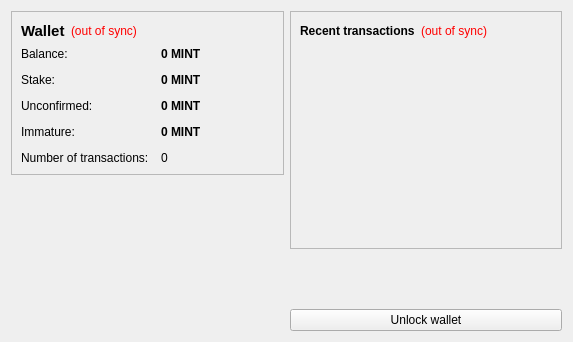
<?xml version="1.0" encoding="UTF-8"?>
<ui version="4.0">
 <class>OverviewPage</class>
 <widget class="QWidget" name="OverviewPage">
  <property name="geometry">
   <rect>
    <x>0</x>
    <y>0</y>
    <width>573</width>
    <height>342</height>
   </rect>
  </property>
  <property name="windowTitle">
   <string>Form</string>
  </property>
  <layout class="QHBoxLayout" name="horizontalLayout" stretch="1,1">
   <item>
    <layout class="QVBoxLayout" name="verticalLayout_2">
     <item>
      <widget class="QFrame" name="frame">
       <property name="frameShape">
        <enum>QFrame::StyledPanel</enum>
       </property>
       <property name="frameShadow">
        <enum>QFrame::Raised</enum>
       </property>
       <layout class="QVBoxLayout" name="verticalLayout_4">
        <item>
         <layout class="QHBoxLayout" name="horizontalLayout_4">
          <item>
           <widget class="QLabel" name="label_5">
            <property name="font">
             <font>
              <pointsize>11</pointsize>
              <weight>75</weight>
              <bold>true</bold>
             </font>
            </property>
            <property name="text">
             <string>Wallet</string>
            </property>
           </widget>
          </item>
          <item>
           <widget class="QLabel" name="labelWalletStatus">
            <property name="toolTip">
             <string>The displayed information may be out of date. Your wallet automatically synchronizes with the WhaleCoin network after a connection is established, but this process has not completed yet.</string>
            </property>
            <property name="styleSheet">
             <string notr="true">QLabel { color: red; }</string>
            </property>
            <property name="text">
             <string notr="true">(out of sync)</string>
            </property>
            <property name="alignment">
             <set>Qt::AlignLeading|Qt::AlignLeft|Qt::AlignVCenter</set>
            </property>
           </widget>
          </item>
          <item>
           <spacer name="horizontalSpacer_2">
            <property name="orientation">
             <enum>Qt::Horizontal</enum>
            </property>
            <property name="sizeHint" stdset="0">
             <size>
              <width>40</width>
              <height>20</height>
             </size>
            </property>
           </spacer>
          </item>
         </layout>
        </item>
        <item>
         <layout class="QFormLayout" name="formLayout_2">
          <property name="fieldGrowthPolicy">
           <enum>QFormLayout::AllNonFixedFieldsGrow</enum>
          </property>
          <property name="horizontalSpacing">
           <number>12</number>
          </property>
          <property name="verticalSpacing">
           <number>12</number>
          </property>
          <item row="0" column="0">
           <widget class="QLabel" name="label">
            <property name="text">
             <string>Balance:</string>
            </property>
           </widget>
          </item>
          <item row="0" column="1">
           <widget class="QLabel" name="labelBalance">
            <property name="font">
             <font>
              <weight>75</weight>
              <bold>true</bold>
             </font>
            </property>
            <property name="cursor">
             <cursorShape>IBeamCursor</cursorShape>
            </property>
            <property name="toolTip">
             <string>Your current balance</string>
            </property>
            <property name="text">
             <string notr="true">0 MINT</string>
            </property>
            <property name="textInteractionFlags">
             <set>Qt::LinksAccessibleByMouse|Qt::TextSelectableByKeyboard|Qt::TextSelectableByMouse</set>
            </property>
           </widget>
          </item>
          <item row="1" column="0">
           <widget class="QLabel" name="label_6">
            <property name="text">
             <string>Stake:</string>
            </property>
           </widget>
          </item>
          <item row="1" column="1">
           <widget class="QLabel" name="labelStake">
            <property name="font">
             <font>
              <weight>75</weight>
              <bold>true</bold>
             </font>
            </property>
            <property name="cursor">
             <cursorShape>IBeamCursor</cursorShape>
            </property>
            <property name="toolTip">
             <string>Total of coins that was staked, and do not yet count toward the current balance</string>
            </property>
            <property name="text">
             <string notr="true">0 MINT</string>
            </property>
            <property name="textInteractionFlags">
             <set>Qt::LinksAccessibleByMouse|Qt::TextSelectableByKeyboard|Qt::TextSelectableByMouse</set>
            </property>
           </widget>
          </item>
          <item row="2" column="0">
           <widget class="QLabel" name="label_3">
            <property name="text">
             <string>Unconfirmed:</string>
            </property>
           </widget>
          </item>
          <item row="2" column="1">
           <widget class="QLabel" name="labelUnconfirmed">
            <property name="font">
             <font>
              <weight>75</weight>
              <bold>true</bold>
             </font>
            </property>
            <property name="cursor">
             <cursorShape>IBeamCursor</cursorShape>
            </property>
            <property name="toolTip">
             <string>Total of transactions that have yet to be confirmed, and do not yet count toward the current balance</string>
            </property>
            <property name="text">
             <string notr="true">0 MINT</string>
            </property>
            <property name="textInteractionFlags">
             <set>Qt::LinksAccessibleByMouse|Qt::TextSelectableByKeyboard|Qt::TextSelectableByMouse</set>
            </property>
           </widget>
          </item>
          <item row="3" column="0">
           <widget class="QLabel" name="labelImmatureText">
            <property name="text">
             <string>Immature:</string>
            </property>
           </widget>
          </item>
          <item row="3" column="1">
           <widget class="QLabel" name="labelImmature">
            <property name="font">
             <font>
              <weight>75</weight>
              <bold>true</bold>
             </font>
            </property>
            <property name="toolTip">
             <string>Mined balance that has not yet matured</string>
            </property>
            <property name="text">
             <string notr="true">0 MINT</string>
            </property>
            <property name="textInteractionFlags">
             <set>Qt::LinksAccessibleByMouse|Qt::TextSelectableByKeyboard|Qt::TextSelectableByMouse</set>
            </property>
           </widget>
          </item>
          <item row="4" column="0">
           <widget class="QLabel" name="label_2">
            <property name="text">
             <string>Number of transactions:</string>
            </property>
           </widget>
          </item>
          <item row="4" column="1">
           <widget class="QLabel" name="labelNumTransactions">
            <property name="toolTip">
             <string>Total number of transactions in wallet</string>
            </property>
            <property name="text">
             <string notr="true">0</string>
            </property>
           </widget>
          </item>
         </layout>
        </item>
       </layout>
      </widget>
     </item>
     <item>
      <spacer name="verticalSpacer">
       <property name="orientation">
        <enum>Qt::Vertical</enum>
       </property>
       <property name="sizeHint" stdset="0">
        <size>
         <width>20</width>
         <height>40</height>
        </size>
       </property>
      </spacer>
     </item>
     <item>
      <widget class="QLabel" name="label_6">
       <property name="text">
        <string/>
       </property>
       <property name="pixmap">
        <pixmap resource="../bitcoin.qrc">:/images/backg</pixmap>
       </property>
       <property name="scaledContents">
        <bool>false</bool>
       </property>
       <property name="alignment">
        <set>Qt::AlignCenter</set>
       </property>
       <property name="margin">
        <number>-2</number>
       </property>
      </widget>
     </item>
    </layout>
   </item>
   <item>
    <layout class="QVBoxLayout" name="verticalLayout_3">
     <item>
      <widget class="QFrame" name="frame_2">
       <property name="frameShape">
        <enum>QFrame::StyledPanel</enum>
       </property>
       <property name="frameShadow">
        <enum>QFrame::Raised</enum>
       </property>
       <layout class="QVBoxLayout" name="verticalLayout">
        <item>
         <layout class="QHBoxLayout" name="horizontalLayout_2">
          <item>
           <widget class="QLabel" name="label_4">
            <property name="text">
             <string>&lt;b&gt;Recent transactions&lt;/b&gt;</string>
            </property>
           </widget>
          </item>
          <item>
           <widget class="QLabel" name="labelTransactionsStatus">
            <property name="toolTip">
             <string>The displayed information may be out of date. Your wallet automatically synchronizes with the WhaleCoin network after a connection is established, but this process has not completed yet.</string>
            </property>
            <property name="styleSheet">
             <string notr="true">QLabel { color: red; }</string>
            </property>
            <property name="text">
             <string notr="true">(out of sync)</string>
            </property>
            <property name="alignment">
             <set>Qt::AlignRight|Qt::AlignTrailing|Qt::AlignVCenter</set>
            </property>
           </widget>
          </item>
          <item>
           <spacer name="horizontalSpacer">
            <property name="orientation">
             <enum>Qt::Horizontal</enum>
            </property>
            <property name="sizeHint" stdset="0">
             <size>
              <width>40</width>
              <height>20</height>
             </size>
            </property>
           </spacer>
          </item>
         </layout>
        </item>
        <item>
         <widget class="QListView" name="listTransactions">
          <property name="styleSheet">
           <string notr="true">QListView { background: transparent; }</string>
          </property>
          <property name="frameShape">
           <enum>QFrame::NoFrame</enum>
          </property>
          <property name="verticalScrollBarPolicy">
           <enum>Qt::ScrollBarAlwaysOff</enum>
          </property>
          <property name="horizontalScrollBarPolicy">
           <enum>Qt::ScrollBarAlwaysOff</enum>
          </property>
          <property name="selectionMode">
           <enum>QAbstractItemView::NoSelection</enum>
          </property>
         </widget>
        </item>
       </layout>
      </widget>
     </item>
     <item>
      <spacer name="verticalSpacer_2">
       <property name="orientation">
        <enum>Qt::Vertical</enum>
       </property>
       <property name="sizeHint" stdset="0">
        <size>
         <width>20</width>
         <height>40</height>
        </size>
       </property>
      </spacer>
     </item>
     <item>
      <widget class="QPushButton" name="unlockWalletButton">
       <property name="text">
        <string>Unlock wallet</string>
       </property>
      </widget>
     </item>
    </layout>
   </item>
  </layout>
 </widget>
 <resources>
  <include location="../bitcoin.qrc"/>
 </resources>
 <connections/>
</ui>
